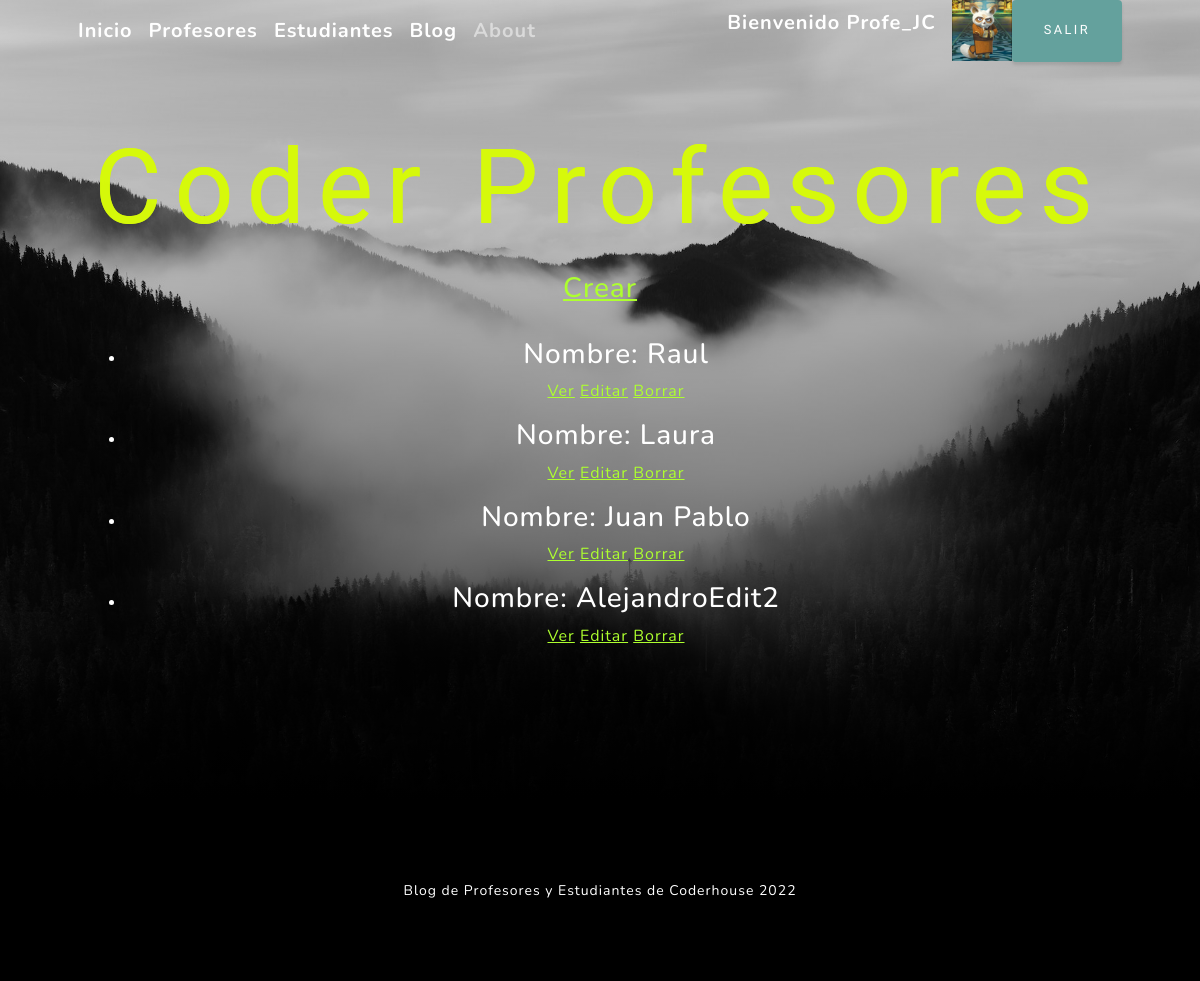
/Aplicacion/Profesores/profesor/Plista (signed in), run on the app's committed database.
### Aplicacion/models.py (models this page shows, shortened)
class Avatar(models.Model):
    user = models.ForeignKey(User, on_delete=models.CASCADE)
    imagen = models.ImageField(upload_to = 'avatares', null = True, blank = True)
    class Meta:
        verbose_name = "Avatar"
        verbose_name_plural = "Avatares"

class Profesor(models.Model):
    nombre = models.CharField(max_length=200)
    apellido = models.CharField(max_length=200)
    email = models.EmailField()
    comision = models.IntegerField()
    class Meta:
        verbose_name = "Profesor"
        verbose_name_plural = "profesores"

### Aplicacion/views.py (the view)
# urls.py: path("Profesores/profesor/Plista", views.ProfesorList.as_view(), name='ListProfesores'),
class ProfesorList(LoginRequiredMixin, ListView):
    model = Profesor
    template_name = "Aplicacion/Profesores/listaProfesores.html"

### Aplicacion/templates/Aplicacion/Profesores/listaProfesores.html
{% extends "Aplicacion/padre.html" %}
{% block contenidoModificable %}
    <h1>Coder Profesores</h1>
    <br>
{% endblock %}
{% block contenido2 %}
    <a style="color:greenyellow" href="{% url 'TeacherCreate' %}"><h3>Crear</h3></a>
    <ul>
        <br>
        {% for profesor in object_list %}
        <li>
            <h3>Nombre: {{profesor.nombre}}</h3>
            <p>
                <a style="color:greenyellow" href="{% url 'TeacherDetail' profesor.id %}">Ver</a>
                <a style="color:greenyellow" href="{% url 'TeacherEdit' profesor.id %}">Editar</a>
                <a style="color:greenyellow" href="{% url 'TeacherDelete' profesor.id %}">Borrar</a>
            </p>
        </li>
        {% endfor %}
    </ul>
{% endblock %}

### Aplicacion/templates/Aplicacion/padre.html (shortened to what this page needs)
<!DOCTYPE html>
<html lang="en">
    <head>
        {% load static %}
        <link href="{% static 'Aplicacion/css/styles.css' %}" rel="stylesheet" />
    </head>
    <body id="page-top">
        <nav class="navbar navbar-expand-lg navbar-light fixed-top" id="mainNav">
            <div class="container px-4 px-lg-5">
                <a class="navbar-brand text-white" href="{% url 'Inicio' %}">Inicio</a>
                <a class="navbar-brand text-white" href="{% url 'ListProfesores' %}">Profesores</a>
                <a class="navbar-brand text-white" href="{% url 'ListEstudiantes' %}">Estudiantes</a>
                <a class="navbar-brand text-white" href="{% url 'ListBlogs' %}">Blog</a>
                <a class="navbar-brand" href="{% url 'aboutMe' %}">About</a>
                <div class="collapse navbar-collapse" id="navbarResponsive">
                    <ul class="navbar-nav ms-auto">
                        {% if user.is_authenticated %}
                        <p class="navbar-brand text-white">Bienvenido {{user.username}}</p>
                        {% with first_image=user.avatar_set.first %}
                            {% if first_image %}
                                <a href="{{ first_image.imagen.url }}" target="_blank">
                                <img src="{{ first_image.imagen.url }}" class="" style="max-width: 60px">
                            {% endif %}
                        {% endwith %}
                        <a class="btn btn-primary" href="{% url 'Logout' %}">Salir</a>
                        {% endif %}
                    </ul>
                </div>
            </div>
        </nav>
        <header class="masthead">
            <div class="container px-2 px-lg-3 d-flex h-100 align-items-center justify-content-center">
                <div class="d-flex justify-content-center">
                    <div class="text-center text-white">
                        <h1 class="mx-auto my-0 text-uppercase">
                        {% block contenidoModificable %}
                        {% endblock %}
                        </h1>
                        {% block contenido2 %}
                        {% endblock %}
                    </div>
                </div>
            </div>
        </header>
        <footer class="footer bg-black small text-center text-white"><div class="container px-4 px-lg-5">Blog de Profesores y Estudiantes de Coderhouse 2022</div></footer>
    </body>
</html>

### data on the page
Avatar: imagen (picture)
Profesor: nombre "Raul"
Profesor: nombre "Laura"
Profesor: nombre "Juan Pablo"
Profesor: nombre "AlejandroEdit2"

### other printed values
{{ user.username }} "Profe_JC"
